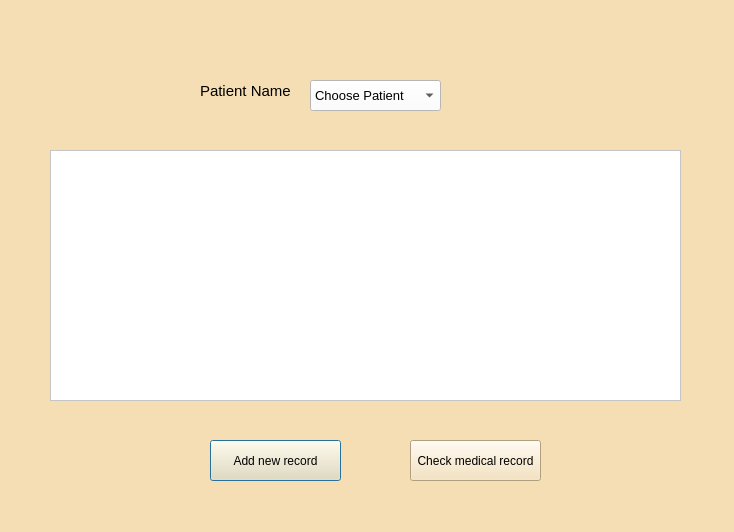
<?xml version="1.0" encoding="UTF-8"?>
<ui version="4.0">
 <class>Dialog</class>
 <widget class="QDialog" name="Dialog">
  <property name="geometry">
   <rect>
    <x>0</x>
    <y>0</y>
    <width>734</width>
    <height>532</height>
   </rect>
  </property>
  <property name="windowTitle">
   <string>DoctorForm</string>
  </property>
  <property name="styleSheet">
   <string notr="true">background:rgb(245,222,179)</string>
  </property>
  <widget class="QLabel" name="label">
   <property name="geometry">
    <rect>
     <x>200</x>
     <y>70</y>
     <width>91</width>
     <height>41</height>
    </rect>
   </property>
   <property name="font">
    <font>
     <pointsize>11</pointsize>
    </font>
   </property>
   <property name="text">
    <string>Patient Name</string>
   </property>
  </widget>
  <widget class="QComboBox" name="comboBox_patientName">
   <property name="geometry">
    <rect>
     <x>310</x>
     <y>80</y>
     <width>131</width>
     <height>31</height>
    </rect>
   </property>
   <property name="font">
    <font>
     <pointsize>10</pointsize>
    </font>
   </property>
   <property name="styleSheet">
    <string notr="true">background:white</string>
   </property>
   <item>
    <property name="text">
     <string>Choose Patient</string>
    </property>
   </item>
  </widget>
  <widget class="QTableView" name="tableView_patient_list">
   <property name="geometry">
    <rect>
     <x>50</x>
     <y>150</y>
     <width>631</width>
     <height>251</height>
    </rect>
   </property>
   <property name="styleSheet">
    <string notr="true">background:white</string>
   </property>
  </widget>
  <widget class="QPushButton" name="add_new_record">
   <property name="geometry">
    <rect>
     <x>210</x>
     <y>440</y>
     <width>131</width>
     <height>41</height>
    </rect>
   </property>
   <property name="text">
    <string>Add new record</string>
   </property>
  </widget>
  <widget class="QPushButton" name="medical_record">
   <property name="geometry">
    <rect>
     <x>410</x>
     <y>440</y>
     <width>131</width>
     <height>41</height>
    </rect>
   </property>
   <property name="text">
    <string>Check medical record</string>
   </property>
  </widget>
 </widget>
 <resources/>
 <connections/>
</ui>
